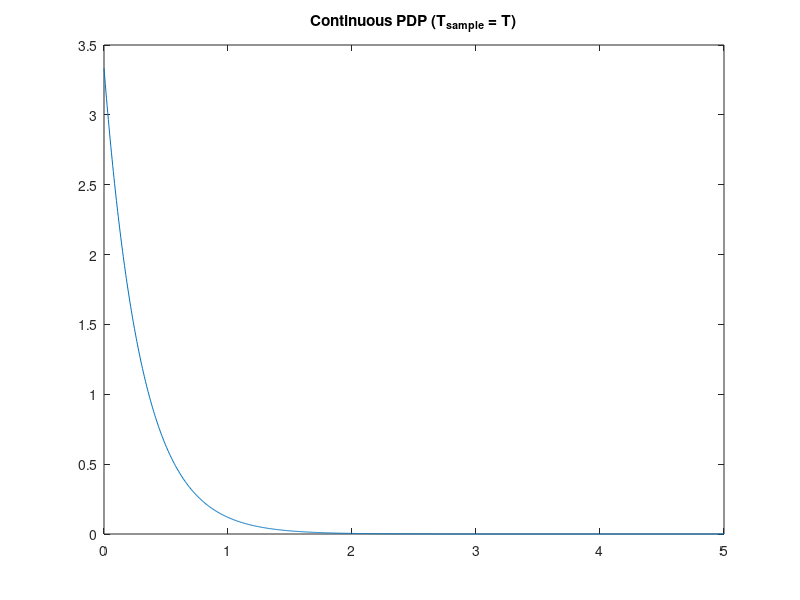
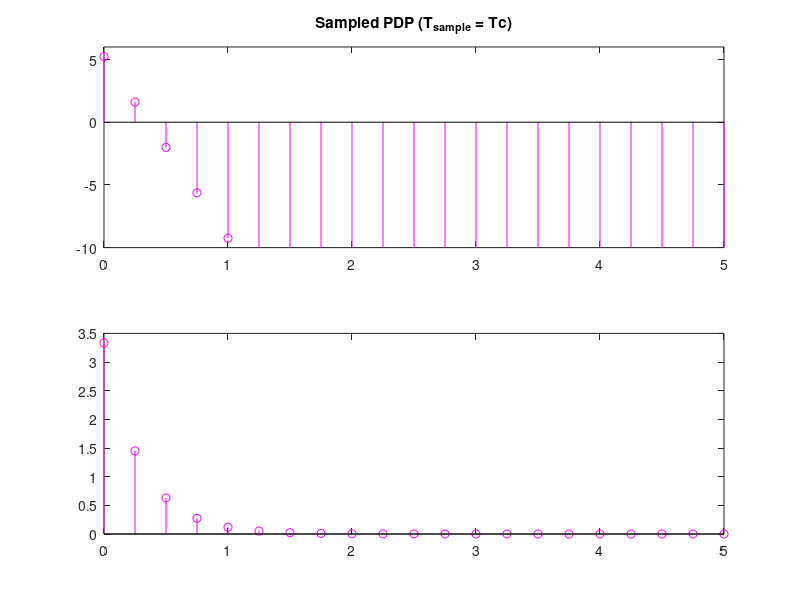
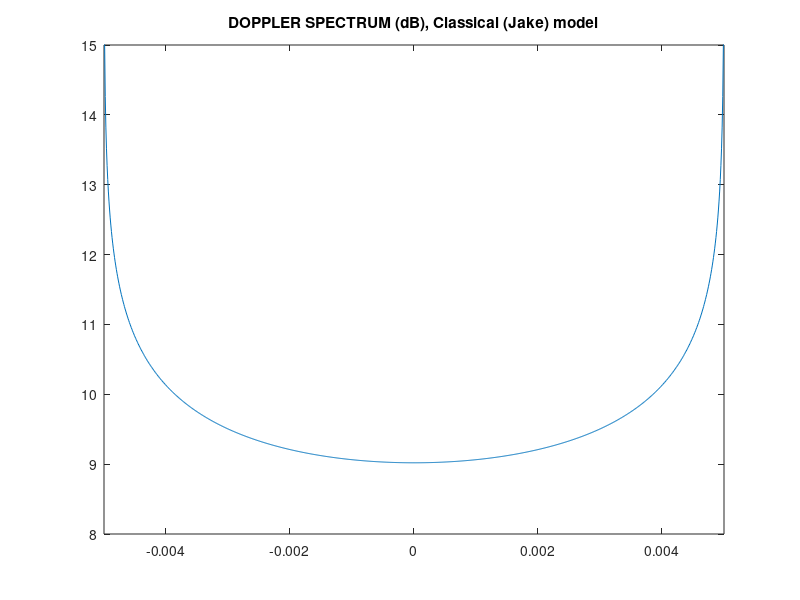

Here is the MATLAB script that generated these plots, in order:
clear all
close all
T = 1;      % Sampling time before interpolation
tau_rms = 0.3*T;       
tau = linspace(0, 5, 1000);
PDP_continuous = exp(-tau/tau_rms)./tau_rms;
figure
plot(tau, PDP_continuous);
title('Continuous PDP (T_{sample} = T)');

%I'll now sample the "continuous" PDP
Tc = (0.25*T);      %New sampling time
tau = 0:Tc:5;
PDP_sampled = exp(-tau/tau_rms)./tau_rms;
figure
subplot(2, 1, 1);
stem(tau, 10*log10(PDP_sampled), 'm');
axis([0 5 -10 6]);
title('Sampled PDP (T_{sample} = Tc)');
subplot(2, 1, 2);
stem(tau, PDP_sampled, 'm');

%Here we build a proper white noise
w_i = wgn(1, 1000, 1, 'complex');
lin = linspace(0, 0.999, 1000);
fd = 5*10.^(-3);
f = linspace(-fd, fd, 1001);
sqrt_D = zeros(1, 1001);
for i = 1:1001
sqrt_D(i) = sqrt((1/(pi*fd*sqrt(1-(f(i)/fd).^2))).*(abs(f(i)) <= fd));
end
figure
plot(f, 10*log10(sqrt_D));
title('DOPPLER SPECTRUM (dB), Classical (Jake) model');
axis([-fd fd 8 15]);
